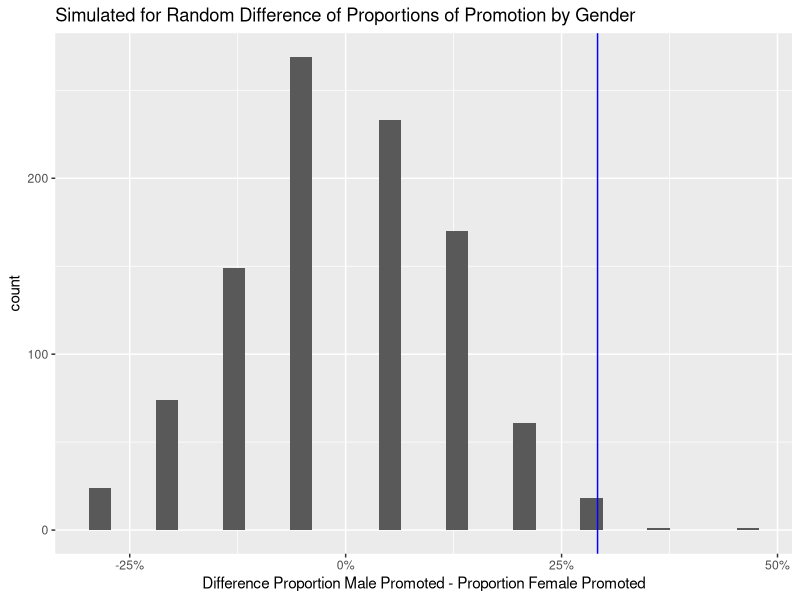

Reproduce this figure in R.
## ---- chunk 1
library(knitr)

data <- data.frame(Gender = c("Male", "Female"),
                   Promoted = c(21, 14),
                   NotPromoted = c(3, 10),
                   Total = c(24, 24))

data
## ---- chunk 2
library(tidyverse)

prop_table <- data.frame(ProportionPromoted = data$Promoted/data$Total) %>%
  mutate(Gender = c('Male', 'Female'))

prop_table
## ---- chunk 3
simulation <- function() {
  sample_data <- c(replicate(24, "Male"), replicate(24, "Female"))
  sampled <- sample(sample_data,35,replace=F)
  
  sampled_prop_male_promoted <- sum(sampled == 'Male')
  return((sampled_prop_male_promoted-(35-sampled_prop_male_promoted))/24)
}

result <- data.frame(ProportionFemalePromoted = replicate(1000, simulation()))

head(result)
## ---- chunk 4
library(ggplot2)

xintercept <- prop_table[1, 'ProportionPromoted'] - prop_table[2, 'ProportionPromoted']

ggplot(result, aes(x=ProportionFemalePromoted)) +
  geom_histogram() +
  geom_vline(aes(xintercept = xintercept), colour="blue") +
  ggtitle("Simulated for Random Difference of Proportions of Promotion by Gender") +
  xlab("Difference Proportion Male Promoted - Proportion Female Promoted") +
  scale_x_continuous(labels = scales::percent)

